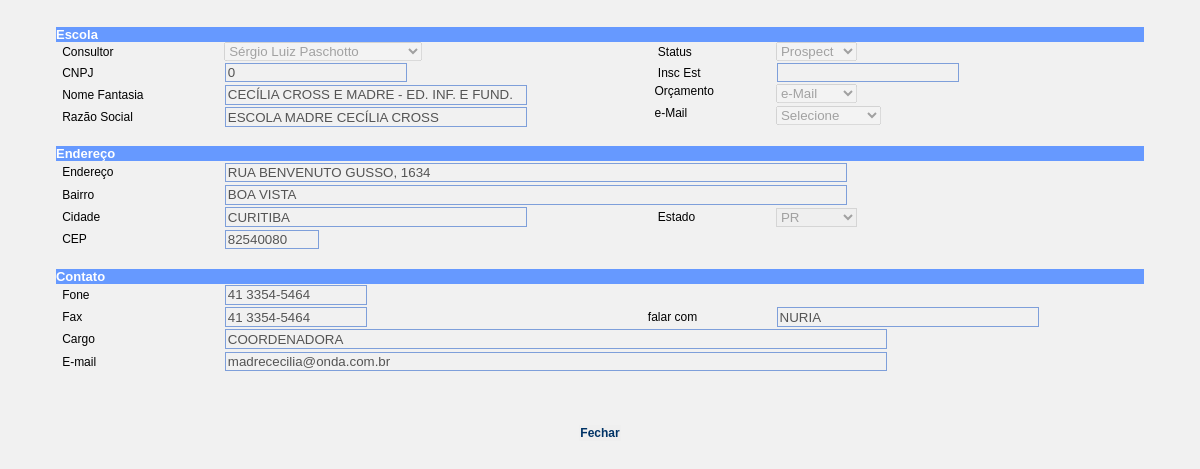
Page /ficha_escola.php?cod=38 (signed in) on the committed database.
### tables this page shows
CREATE TABLE `escola` (
  `idesc` int(10) unsigned NOT NULL auto_increment,
  `idpes` int(10) unsigned NOT NULL,
  `data_cadastro` date default NULL,
  `cnpj` decimal(14,0) default NULL,
  `insc_est` varchar(14) default NULL,
  `nome_fantasia` varchar(80) default NULL,
  `razao_social` varchar(80) default NULL,
  `endereco` varchar(80) default NULL,
  `bairro` varchar(40) default NULL,
  `cep` char(8) default NULL,
  `cidade` varchar(40) default NULL,
  `uf` char(2) default NULL,
  `fone` varchar(20) default NULL,
  `fax` varchar(20) default NULL,
  `falar_com` varchar(40) default NULL,
  `cargo` varchar(40) default NULL,
  `email` varchar(80) default NULL,
  `ensino_inf` char(1) default NULL,
  `ensino_inf_nr` int(10) unsigned default NULL,
  `ensino_fun1` char(1) default NULL,
  `ensino_fun1_nr` int(10) unsigned default NULL,
  `ensino_fun2` char(1) default NULL,
  `ensino_fun2_nr` int(10) unsigned default NULL,
  `ensino_med` char(1) default NULL,
  `ensino_med_nr` int(10) unsigned default NULL,
  `ensino_total` int(10) unsigned default NULL,
  `sistema` char(1) default NULL,
  `jogos` char(1) default NULL,
  `apm_representante` varchar(40) default NULL,
  `apm_telefone` varchar(20) default NULL,
  `acessa_internet` char(1) default NULL,
  `acessa_ineternet_out` varchar(40) default NULL,
  `env_pais` char(1) default NULL,
  `env_pais_outros` varchar(40) default NULL,
  `transporte` char(1) default NULL,
  `tranporte_outros` varchar(40) default NULL,
  `orcamento` char(1) NOT NULL default '',
  `email_tipo` char(1) NOT NULL default '',
  `status` char(1) NOT NULL default '',
  PRIMARY KEY  (`idesc`),
  KEY `idx_idpes` (`idpes`)
);

CREATE TABLE `pessoa` (
  `idpes` int(10) unsigned NOT NULL auto_increment,
  `nome` varchar(80) default NULL,
  PRIMARY KEY  (`idpes`)
);

### includes/populaCombo.inc.php (called while the page is built, shortened)
<?php
function populaCombo($tabela, $campo1, $campo2, $condicao, $ordem){
	$host="localhost";
	$username="educacional";
	$password="#educa";
	$database="educacional";
	$_res = array();
	$i = 0;
	$SQL = "SELECT " . $campo1 . "," . $campo2 . " FROM " . $tabela;
	if($ordem != ""){
		$SQL .= " ORDER BY " . $ordem;
	}
	$result=mysql_query($SQL);
	while($l = mysql_fetch_array($result)) {
		$_res[$i] = array();
		foreach($l as $campo => $valor) $_res[$i][strtolower($campo)] = $valor;
		$i++;
	}
	return $_res;
}
?>

### ficha_escola.php (the view, shortened to what this page needs)
<?
	require_once("includes/populaCombo.inc.php");
	$SQL = "SELECT * FROM escola WHERE idesc = " . $_GET["cod"];
	$result = mysql_query($SQL);
	$dados = mysql_fetch_array($result);
?>
<html>
<head>
<link href="css/tecnodata.css" rel="stylesheet" type="text/css">
<link href="tmt_validator/style.css" rel="stylesheet" type="text/css">
</head>
<body bgcolor="#FFFFFF" >
<form method="post" name="frmCad" id="frmCad" action="<? echo $_SERVER["PHP_SELF"]; ?>" >
			<center>
				<table border="0" width="95%" cellspacing="0" cellpadding="0">
					<tr>
						<td colspan="5" class="tdfun"><table width="100%" border="0" cellspacing="0" cellpadding="0">
								<tr>
									<td bgcolor="#6699FF"><font color="#FFFFFF" size="2" face="arial"><b><span class="titulo">Escola
                </span></b></font></td>
								</tr>
					</table>					</tr>
					<tr>
      <td width="4" valign="top">&nbsp;</td>
      <td width="117" id="cbConsultor"><span class="style10 style11">Consultor</span></td>
      <td valign="top">
		<? $arrayUsuario = populaCombo("pessoa","idpes","nome","","nome"); ?>
		<select name="cbConsultor" disabled="disabled"/>
		<?
		for ($i = 0; $i < count($arrayUsuario); ++$i) {
		?>
		<option value="<? echo $arrayUsuario[$i][0]; ?>" <? if ($dados["idpes"]==$arrayUsuario[$i][0]){ echo "selected"; } ?>><? echo $arrayUsuario[$i][1]; ?></option>
		<?
		}
		?>
		</select>	  </td>
      <td class="style7 style11 style10">&nbsp;&nbsp;&nbsp;Status</td>
      <td valign="top">
	  <select name="cbStatus" id="cbStatus" disabled="disabled">
	      <option value="P" <? if ($dados["status"]=="P"){ echo "selected"; } ?>>Prospect</option>
      </select>      </td>
				  </tr>
<tr>
						<td>&nbsp;</td>
						<td id="txtCNPJ"><span class="style10 style11">CNPJ</span></td>
						<td><input name="txtCNPJ" type="text" id="txtCNPJ" value="<? echo $dados["cnpj"];?>" disabled="disabled"></td>
						<td width="92" class="style7"><span class="texto style4 style1 style11 style10">&nbsp;&nbsp;&nbsp;Insc Est </span></td>
						<td width="165" align="left"><input name="txtInsEST" disabled="disabled" type="text" id="txtInsEST" value="<? echo $dados["insc_est"];?>"></td>
</tr>
    <tr>
      <td valign="top">&nbsp;</td>
      <td id="txtNomfanta"><span class="style10 style11">Nome Fantasia </span></td>
      <td valign="top"><input name="txtNomfanta" type="text" class="required" id="txtNomfanta" size="35" disabled="disabled" value="<? echo $dados["nome_fantasia"];?>"/></td>
      <td valign="top"><span class="style12">&nbsp; Orçamento</span></td>
      <td valign="top">
	  <select name="cbOrcamento" id="cbOrcamento" disabled="disabled">
	      <option value="M" <? if ($dados["orcamento"]=="M"){ echo "selected"; } ?>>e-Mail</option>
      </select>	  </td>
    </tr>
    <tr>
      <td valign="top">&nbsp;</td>
      <td><span class="style7 style10 style11" >Raz&atilde;o Social </span></td>
      <td valign="top"><input name="txtRazSoc" disabled="disabled" type="text" id="txtRazSoc" value="<? echo $dados["razao_social"];?>" size="35"></td>
      <td valign="top"><span class="style12">&nbsp; e-Mail</span></td>
      <td valign="top">
	  <select name="cbEmail" id="cbEmail" disabled="disabled">
          <option value="">Selecione</option>
      </select>	  </td>
    </tr>
					<tr>
						<td valign="top" colspan="5">&nbsp;</td>
					</tr>
					<tr>
						<td colspan="5" bgcolor="#6699FF" class="tdfun"><font color="#FFFFFF" size="2" face="arial"><b>Endere&ccedil;o</b></font></td>
					</tr>
					<tr>
						<td>&nbsp;</td>
						<td id="txtEnd"><span class="style12">Endereço</span></td>
						<td colspan="3"><input name="txtEnd" type="text" class="required" id="txtEnd" value="<? echo $dados["endereco"];?>" size="75" disabled="disabled"/></td>
					</tr>
					<tr>
						<td>&nbsp;</td>
						<td id="txtBairro"><span class="style12">Bairro</span></td>
						<td colspan="3"><input name="txtBairro" type="text" class="required" id="txtBairro" value="<? echo $dados["bairro"];?>" size="75" disabled="disabled" /></td>
					</tr>
					<tr>
						<td>&nbsp;</td>
						<td id="txtCidade"><span class="style12">Cidade</span></td>
						<td><input name="txtCidade" disabled="disabled" type="text" class="required" id="txtCidade" value="<? echo $dados["cidade"];?>" size="35" /></td>
						<td id="cbUF"><span class="style12">&nbsp;&nbsp;&nbsp;Estado</span></td>
						<td align="left">
						<select name="cbUF" size="1" class="required" id="cbUF" disabled="disabled">
							<option value="PR"<? if ($dados["uf"]=="PR"){ echo "selected"; } ?>>PR</option>
						</select>							</td>
					</tr>
					<tr>
						<td>&nbsp;</td>
						<td id="txtCEP"><span class="style12">CEP</span></td>
					    <td width="223"><input name="txtCEP" class="required" id="txtCEP" value="<? echo $dados["cep"];?>" size="9"  disabled="disabled" />
					        <font size="1" face="Verdana, Arial, Helvetica, sans-serif"></font></td>
						<td><span class="texto style4 style1 style10 style11">&nbsp;&nbsp;&nbsp;</span></td>
				    <td align="left">					</tr>
					<tr>
						<td colspan="5">&nbsp;</td>
					</tr>
<tr>
						<td colspan="5" bgcolor="#6699FF" class="tdfun">
							<font color="#FFFFFF" size="2" face="arial"><b>Contato</b></font></td>
				  </tr>
					<tr>
						<td>&nbsp;</td>
						<td id="txtFone"><span class="style12">Fone</span></td>
						<td><input name="txtFone" class="required" id="txtFone" value="<? echo $dados["fone"];?>" size="15"  disabled="disabled" />						</td>
					</tr>
					<tr>
						<td>&nbsp;</td>
						<td><span class="style7 style10 style11" >Fax</span></td>
						<td colspan="1"><input name="txtFAX" disabled="disabled" type="text" id="txtFAX" value="<? echo $dados["fax"];?>" size="15" maxlength="19"></td>
						<td id="txtFalarCom"><span class="style12">falar com</span></td>
					  <td><input name="txtFalarCom" type="text" class="required" id="txtFalarCom" value="<? echo $dados["falar_com"];?>" size="30" maxlength="50" disabled="disabled" /></td>
					</tr>
					<tr>
						<td>&nbsp;</td>
						<td><span class="style4 style1 style10 style11">Cargo</span></td>
						<td colspan="3"><input name="txtCargo" type="text" id="txtCargo" disabled="disabled" value="<? echo $dados["cargo"];?>" size="80"></td>
					</tr>
					<tr>
						<td>&nbsp;</td>
						<td><span class="style7 style10 style11" >E-mail</span></td>
					  <td colspan="3"><input name="txtEmail" type="text" id="txtEmail" value="<? echo $dados["email"];?>" size="80" disabled="disabled"  /></td>
					</tr>
					<tr>
						<td>&nbsp;</td>
						<td>&nbsp;</td>
        <td colspan="3">&nbsp;</td>
					</tr>
					<tr>
						<td colspan="5">&nbsp;</td>
					</tr>
				</table>
				<br>
				<input name="btGravar" type="button" onClick="javascript:window.close();" class="label_botao" id="btGravar" value="Fechar">
	</center>
		</form>
</body>
</html>

### css/tecnodata.css (style rules this page uses)
.label_botao { font-family: Verdana, Arial, Helvetica, sans-serif; font-size: 12px; font-style: normal; font-weight: bold; font-variant: normal; color: #003366; border-top-style: none; border-right-style: none; border-bottom-style: none; border-left-style: none; }

### tmt_validator/style.css (style rules this page uses)
div.docBlock, h1, h3, fieldset, input, textarea { border: 0.1em; border-color: #7E9FDA; border-style: solid; padding: 0.1em; }
html, body { background-color: #F1F1F1; font-family: Verdana, Geneva, Arial, Helvetica, sans-serif; font-size: 0.9em; margin: 1em; }
input { margin: 0.1em; }
.required { background-image: url(images/required.gif); background-position: right; background-repeat: no-repeat; }

### ficha_escola.php (style rules this page uses)
.style11 { font-size: 12px }
.style12 { font-family: Verdana, Arial, Helvetica, sans-serif; font-size: 12px; }

### rows in the picture
escola: cbConsultor "Sérgio Luiz Paschotto", cbStatus "Prospect", txtCNPJ "0", txtNomfanta "CECÍLIA CROSS E MADRE - ED. INF. E FUND.", cbOrcamento "e-Mail", txtRazSoc "ESCOLA MADRE CECÍLIA CROSS", txtEnd "RUA BENVENUTO GUSSO, 1634", txtBairro "BOA VISTA", txtCidade "CURITIBA", cbUF "PR", txtCEP "82540080", txtFone "41 3354-5464", txtFAX "41 3354-5464", txtFalarCom "NURIA", txtCargo "COORDENADORA", txtEmail "madrececilia@onda.com.br"
